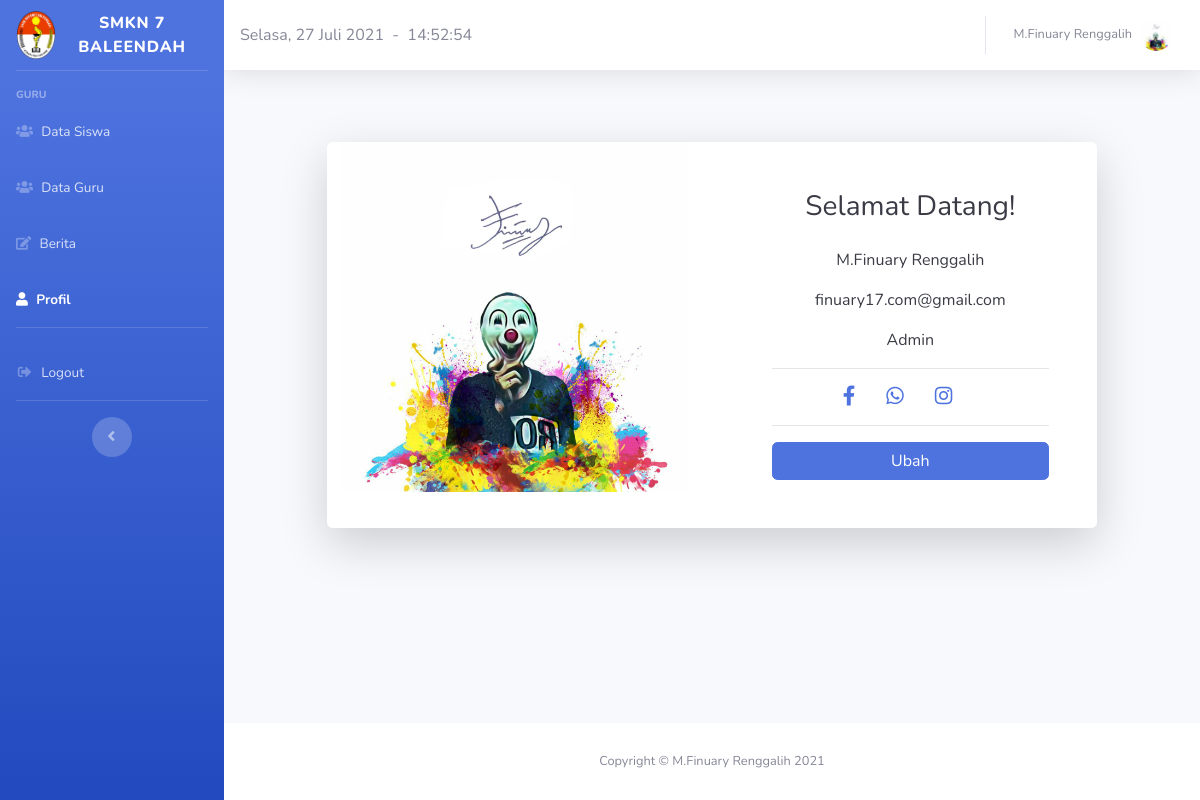
Page /halaman_guru/profil/profil.php (signed in) on the committed database.
### tables this page shows
CREATE TABLE `user` (
  `id` int(11) NOT NULL,
  `nama` varchar(225) NOT NULL,
  `email` varchar(225) NOT NULL,
  `password` varchar(225) NOT NULL,
  `level` varchar(225) NOT NULL,
  `foto` varchar(225) NOT NULL
);

### halaman_guru/profil/profil.php (the view, shortened to what this page needs)
<!DOCTYPE html>
<html lang="en">
<head>
  <link rel="stylesheet" type="text/css" href="../../assets/sweetalert/sweetalert2.all.min.css">
  <link href="../vendor/fontawesome-free/css/all.min.css" rel="stylesheet" type="text/css">
  <link href="../css/sb-admin-2.min.css" rel="stylesheet">
</head>
<body id="page-top">
  <div id="wrapper">
    <ul class="navbar-nav bg-gradient-primary sidebar sidebar-dark accordion" id="accordionSidebar">
      <a class="sidebar-brand d-flex align-items-center justify-content-center" href="index.html">
        <div class="sidebar-brand-icon">
          <img src="../../images/foto.png" height="50">
        </div>
        <div class="sidebar-brand-text mx-3">SMKN 7 BALEENDAH</div>
      </a>
      <hr class="sidebar-divider">
      <div class="sidebar-heading">
        Guru
      </div>
      <li class="nav-item">
        <a class="nav-link collapsed" href="../halaman_guru.php" data-toggle="collapses" data-target="#collapseTwo" aria-expanded="true" aria-controls="collapseTwo">
          <i class="fa fa-users"></i>
          <span>Data Siswa</span>
        </a>
      </li>
      <li class="nav-item">
        <a class="nav-link collapsed" href="../guru/guru.php" data-toggle="collapses" data-target="#collapsePages" aria-expanded="true" aria-controls="collapsePages">
          <i class="fa fa-users"></i>
          <span>Data Guru</span>
        </a>
      </li>
      <li class="nav-item">
        <a class="nav-link collapsed" href="../berita/berita.php" data-toggle="collapses" data-target="#collapseUtilities" aria-expanded="true" aria-controls="collapseUtilities">
          <i class="fa fa-edit"></i>
          <span>Berita</span>
        </a>
      </li>
      <li class="nav-item active">
        <a class="nav-link collapsed" href="" data-toggle="collapses" data-target="#collapsePagess" aria-expanded="true" aria-controls="collapsePagess">
          <i class="fa fa-user"></i>
          <span>Profil</span></a>
      </li>
      <hr class="sidebar-divider d-none d-md-block">
      <li class="nav-item">
        <a class="nav-link" href="../../login/logout.php">
          <i class="fas fa-fw fa-sign-out-alt"></i>
          <span>Logout</span></a>
      </li>
      <hr class="sidebar-divider d-none d-md-block">
      <div class="text-center d-none d-md-inline">
        <button class="rounded-circle border-0" id="sidebarToggle"></button>
      </div>
    </ul>
    <div id="content-wrapper" class="d-flex flex-column">
      <div id="content">
        <nav class="navbar navbar-expand navbar-light bg-white topbar mb-4 static-top shadow">
          <script lang="JavaScript">document.write(tanggallengkap);</script>&nbsp;&nbsp;-&nbsp;&nbsp;
          <div id="jam"></div>
          <ul class="navbar-nav ml-auto">
            <li class="nav-item dropdown no-arrow">
              <?php
              $id = $_SESSION['id'];
              include "../../koneksi.php";
              $sql = mysqli_query($koneksi, "SELECT * FROM user WHERE id = '$id'");
              while($data = mysqli_fetch_array($sql)) {
              ?>
              <a class="nav-link dropdown-toggle" href="#" id="userDropdown" role="button" data-toggle="dropdown" aria-haspopup="true" aria-expanded="false">
                <span class="mr-2 d-none d-lg-inline text-gray-600 small"><?php echo $data['nama']; ?></span>
                <?php echo "<img class='img-profile rounded-circle' src='../../halaman_admin/images/".$data['foto']."' width='350' height='350'>"; ?>
              </a>
            <?php } ?>
            </li>
          </ul>
        </nav>
        <div class="container">
          <?php
              $id = $_SESSION['id'];
              include "../../koneksi.php";
              $sql = mysqli_query($koneksi, "SELECT * FROM user WHERE id = '$id'");
              while($data = mysqli_fetch_array($sql)) {
          ?>
    <div class="row justify-content-center">
      <div class="col-xl-10 col-lg-12 col-md-9">
        <div class="card o-hidden border-0 shadow-lg my-5">
          <div class="card-body p-0">
            <div class="row">
              <div class="col-lg-6 d-none d-lg-block text-center">
                <?php echo "<img src='../../halaman_admin/images/".$data['foto']."' width='350' height='350'>"; ?>
              </div>
              <div class="col-lg-6">
                <div class="p-5">
                  <div class="text-center">
                    <h1 class="h3 text-gray-900 mb-4">Selamat Datang!</h1>
                  </div>
                  <div class="text-center text-gray-900">
                    <p><?php echo $data['nama']; ?></p>
                  </div>
                  <div class="text-center text-gray-900">
                    <p><?php echo $data['email']; ?></p>
                  </div>
                  <div class="text-center text-gray-900">
                    <p><?php echo $data['level']; ?></p>
                  </div>
                    <hr>
                    <div class="h5 text-center text-gray-900">
                      <a href=""><i class="fab fa-facebook-f"></i></a>&nbsp;&nbsp;&nbsp;&nbsp;&nbsp;
                      <a href=""><i class="fab fa-whatsapp"></i></a>&nbsp;&nbsp;&nbsp;&nbsp;&nbsp;
                      <a href=""><i class="fab fa-instagram"></i></a>&nbsp;&nbsp;&nbsp;&nbsp;&nbsp;
                    </div>
                    <hr>
                    <?php echo "<a href='form_ubah.php?id=".$data['id']."' class='btn btn-primary btn-block'>Ubah</a>"; ?>
                </div>
              </div>
            </div>
          </div>
        </div>
      </div>
    </div>
    <?php } ?>
  </div>
      </div>
      <footer class="sticky-footer bg-white">
        <div class="container my-auto">
          <div class="copyright text-center my-auto">
            <span>Copyright &copy; M.Finuary Renggalih <?= date('Y'); ?></span>
          </div>
        </div>
      </footer>
    </div>
  </div>
</body>
</html>

### rows in the picture
user: nama "M.Finuary Renggalih", foto (placeholder picture), email "finuary17.com@gmail.com", level "Admin"
